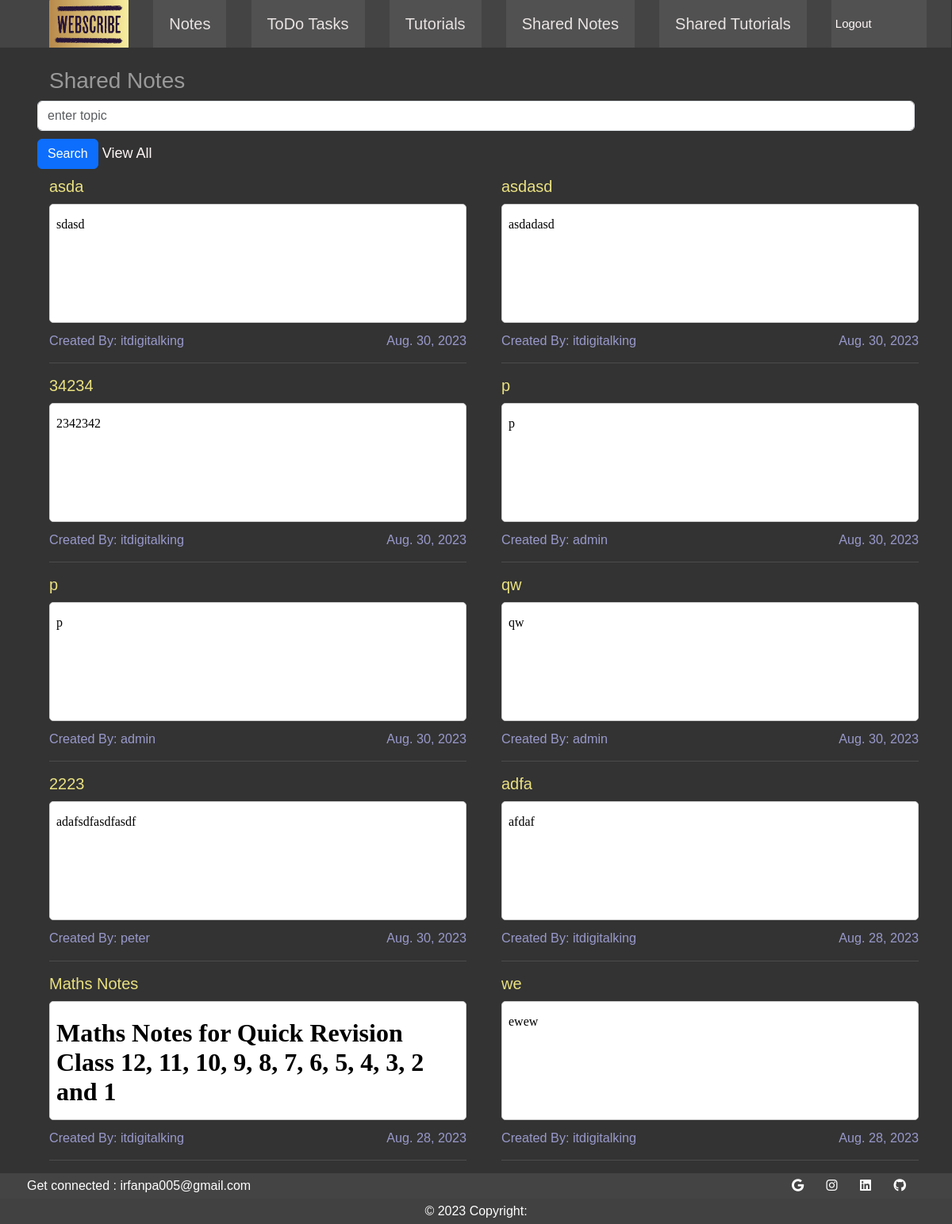
The page /shared_notes/admin/ on the database its author committed.
### notes/models.py (models this page shows, shortened)
class Note(models.Model):
    title = models.CharField(max_length=200)
    content = RichTextField()
    created_at = models.DateField(default=timezone.now)
    noteowner = models.ForeignKey(User, on_delete=models.SET_NULL,null=True,default=None, related_name='allNote')
    is_shared = models.BooleanField(default=False)

### userApp/models.py (models this page shows)
class User(AbstractUser):
    objects = CustomUserManager()
    def __str__(self):
        return self.username

### userApp/views.py (the view)
# urls.py: path('shared_notes/<str:userName>/',views.user_shared_notes, name="userSharedNotes"),
def user_shared_notes(request, userName):
    search_keyword = request.POST.get('searchnote','')
    if request.method =='POST':
        if search_keyword:
            notes = Note.objects.filter(title__icontains = search_keyword).order_by('-created_at')
    else:
        notes = Note.objects.filter(is_shared=True).order_by('-created_at')
    paginator_n = Paginator(notes,10)
    page_no_n = request.GET.get('page')
    single_page_notes = paginator_n.get_page(page_no_n)
    return render(request, 'usersharednotes.html',{'notes':single_page_notes, 'search_keyword':search_keyword})

### templates/usersharednotes.html (shortened to what this page needs)
{% extends 'userbase.html' %}
{% load static %}
{% block extra_styles %}
    <link rel="stylesheet" href="{% static 'userindex.css' %}">
    <link rel="stylesheet" href="{% static 'css/style.css' %}">
{% endblock %}
{% block body %}
<main>
    <div class="container";>
        <h3 class="tm-media-body">Shared Notes</h3>
        <div class="form-section">
            <form action="" method="POST">
                <input type="text" placeholder="enter topic" class="form-control" name="searchnote" required>
                <input type="submit" value="Search" class="btn btn-primary">
                <a href="{% url 'userApp:userSharedNotes' request.user %}">View All</a>
            </form>
        </div>
        <div class="row">
            {% if notes %}
            {% for note in notes %}
            <div class="col-lg-6">
                <div class="tm-media">
                    <div class="tm-media-body">
                        <h5><a href="{% url 'userApp:viewNote' note.pk %}" class="tm-text-title">{{note.title}}</a></h5>
                        <div id="iframe-container">
                            <iframe id="iframe-content" frameborder="0" srcdoc="{{note.content}}" style="padding: 0;"></iframe>
                            <a id="iframe-href" href="{% url 'userApp:viewNote' note.pk %}"></a>
                        </div>
                        <div class="tm-text-secondary tm-media-span tm-text-small">
                            <span class="tm-text-left">Created By: {{ note.noteowner }}</span>
                            <span class="tm-text-right">{{ note.created_at }}</span>
                        </div>
                        <hr class="tm-hr tm-mr">
                    </div>
                </div>
            </div>
            {% endfor %}
            {% else %}
            <p>0 results found for '{{search_keyword}}'</p>
            {% endif %}
        </div>
    </div>
</main>
{% endblock %}

### ProjectScribe/static/css/userindex.css (style rules this page uses)
* { box-sizing: border-box; }
html, body { overflow-x: hidden; }
body { font-family: 'Kumbh Sans', sans-serif; font-size: 18px; margin: 0; display: flex; flex-direction: column; min-height: 100vh; }
a { color: #fff7f7; text-decoration: none; }
.tm-text-title { color: #eae180; text-decoration: none;white-space: nowrap;overflow: hidden; text-overflow: ellipsis;max-width: 200px; }

### ProjectScribe/static/css/style.css (style rules this page uses)
* { box-sizing: border-box; }
html, body { overflow-x: hidden; }
body { font-family: 'Kumbh Sans', sans-serif; font-size: 18px; background-color: #333; color: #999; margin: 0; }
a { color: #fff7f7; text-decoration: none; }
.tm-text-title { color: #eae180; text-decoration: none;white-space: nowrap;overflow: hidden; text-overflow: ellipsis;max-width: 200px; }
main { margin-top: 25px; }
.tm-media { display: flex; align-items: flex-start; }
.tm-media-body { padding-left: 20px; width: 100%; text-overflow: ellipsis; overflow: hidden; white-space: nowrap; }
div.row { display: flex; justify-content: space-between; }
.tm-media-span { margin-bottom: 15px; display: flex; justify-content: space-between; }
.tm-text-left { float: left; }
.tm-text-right { float: right; }
#iframe-container { border: 1px solid #ccc; margin: 10px; width: 100%; height: 150px; background-color: #fff; margin-left: 0; border-radius: 5px; position: relative; }
#iframe-content { width: 100%; height: 100%; padding: 0; }
#iframe-href { position:absolute; top:0; left:0; display:inline-block; width:100%; height:150px; }
.tm-text-small { font-size: 0.9em; }
.tm-text-right { text-align: right; }
.tm-text-secondary { color: #9999CC; }
.form-section { margin: 5px 5px; }
form > input { margin: 5px 0; }

### rows shown on the page
Note: title "asda", noteowner "itdigitalking", created_at "Aug. 30, 2…"
Note: title "asdasd", noteowner "itdigitalking", created_at "Aug. 30, 2…"
Note: title "34234", noteowner "itdigitalking", created_at "Aug. 30, 2…"
Note: title "p", noteowner "admin", created_at "Aug. 30, 2…"
Note: title "p", noteowner "admin", created_at "Aug. 30, 2…"
Note: title "qw", noteowner "admin", created_at "Aug. 30, 2…"
Note: title "2223", noteowner "peter", created_at "Aug. 30, 2…"
Note: title "adfa", noteowner "itdigitalking", created_at "Aug. 28, 2…"
Note: title "Maths Notes", noteowner "itdigitalking", created_at "Aug. 28, 2…"
Note: title "we", noteowner "itdigitalking", created_at "Aug. 28, 2…"
